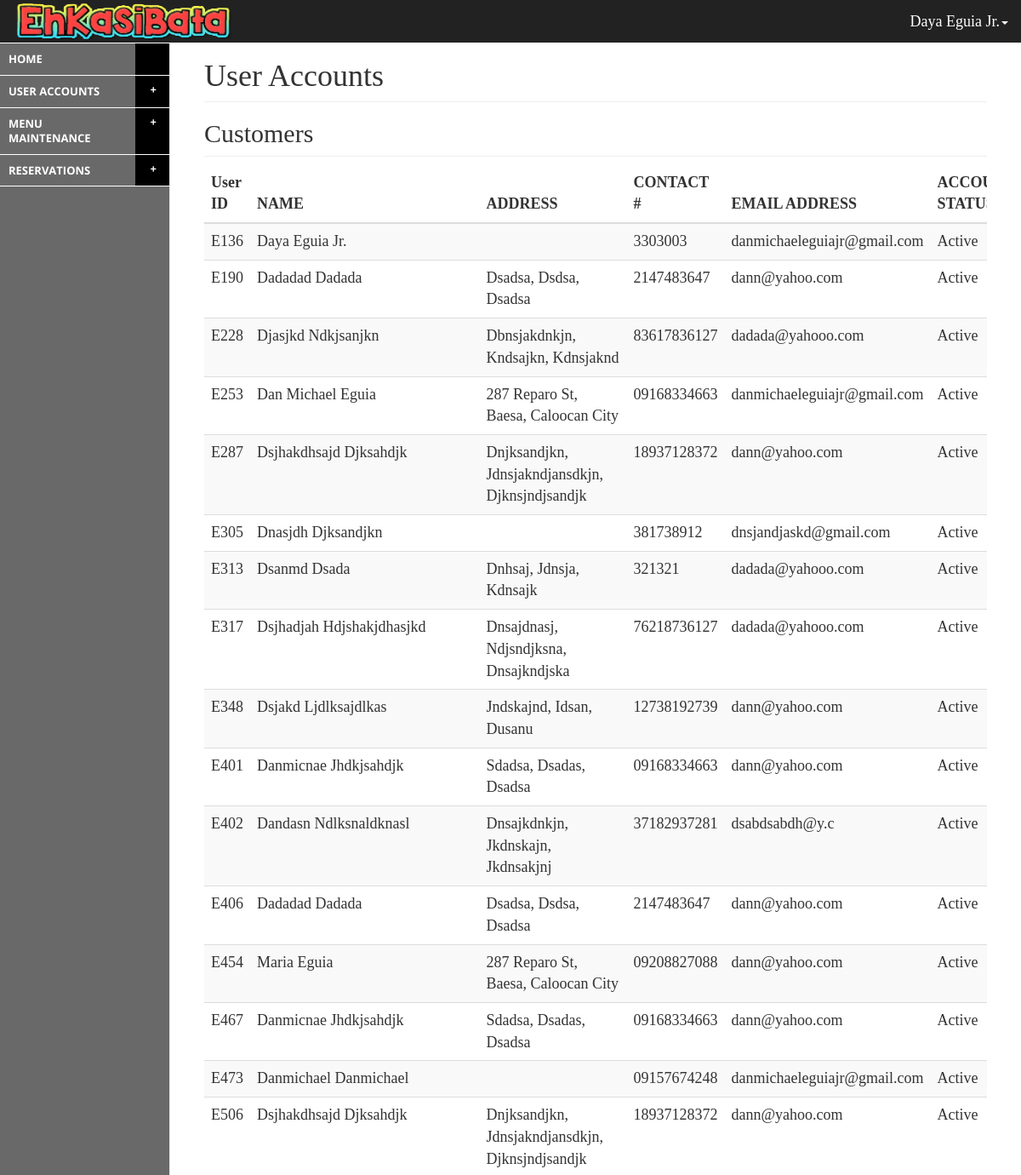
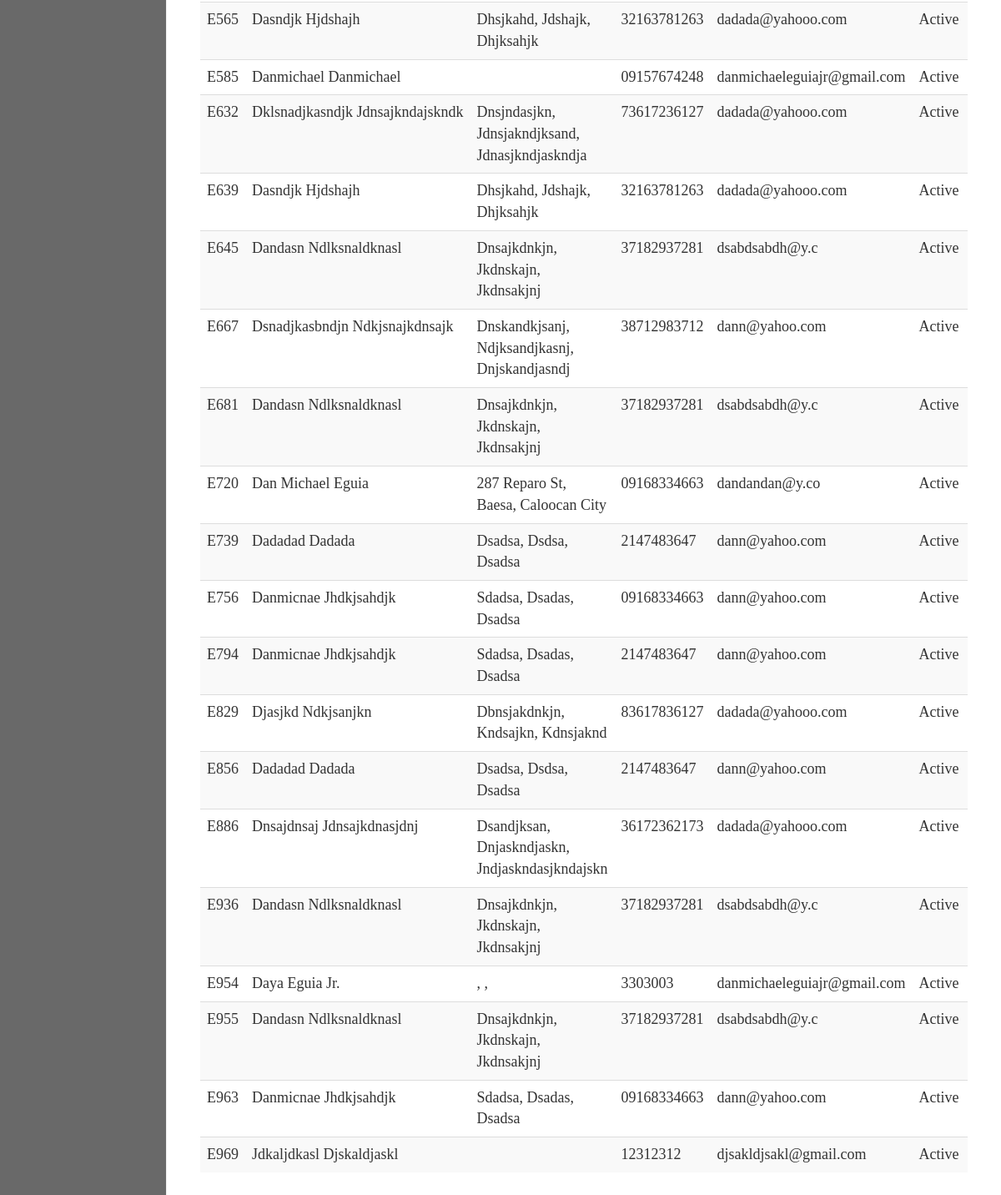
The page /Admin/User-Accounts/customers.php (signed in) on the database its author committed (2 pictures, top to bottom).
### tables this page shows
CREATE TABLE IF NOT EXISTS `users_tbl` (
  `u_id` varchar(5) NOT NULL,
  `u_fname` varchar(20) NOT NULL,
  `u_lname` varchar(20) NOT NULL,
  `u_mname` varchar(20) NOT NULL,
  `u_address` varchar(50) NOT NULL,
  `tnumber` int(12) NOT NULL,
  `mnumber` varchar(12) NOT NULL,
  `u_acc` varchar(20) NOT NULL,
  `u_pass` varchar(20) NOT NULL,
  `u_email` varchar(255) NOT NULL,
  `u_dateReg` varchar(40) NOT NULL,
  `u_timereg` varchar(10) NOT NULL,
  `u_secAns` varchar(255) NOT NULL,
  `s_id` varchar(255) NOT NULL,
  `u_status` int(2) NOT NULL,
  `u_type` varchar(5) NOT NULL
);

### Admin/User-Accounts/customers.php (the view, shortened to what this page needs)
<!DOCTYPE html>
<?php
if(isset($_SESSION['u_id'])){
$u_id = $_SESSION['u_id'];
$qry = mysql_query("SELECT * FROM users_tbl where u_id = '$u_id'");
$result = $qry;
    while($qry = mysql_fetch_array($result)){
        $fname = $qry['u_fname'];
        $lname = $qry['u_lname'];
        $fname = ucwords($fname);
        $lname = ucwords($lname);
    }
}else{
    header('location:../../index.php');
}
?>
<html lang="en">
  <head>
    <link href="../css/bootstrap.min.css" rel="stylesheet">
     <link rel="stylesheet" href="../css/styles.css">
    <link href="../dashboard.css" rel="stylesheet">
  </head>
  <body style = 'font-family:san;font-size:18px;'>
    <nav class="navbar navbar-inverse navbar-fixed-top">
      <div class="container-fluid">
        <div class="navbar-header">
          <a class="navbar-brand" href="#"><img src = '../pic/logoliit.png' style = 'height:50px; width:260px; margin-top:-15px;'></a>
        </div>
        <div class="navbar-collapse collapse">
        <ul class="nav navbar-nav navbar-right">
            <li class="dropdown">
              <a style = 'color:#fff;' href="#" class="dropdown-toggle" data-toggle="dropdown" role="button"><?php echo $fname."&nbsp".$lname; ?><span class="caret"></span></a>
            </li>
          </ul>
    </div>
      </div>
    </nav>
    <div class="container-fluid">
      <div class="row">
	  <div class="col-sm-3 col-md-2 sidebar">
        <div id='cssmenu'>
			<ul>
			<li><a href='../index.php'><span>Home</span></a></li>
			<li class='has-sub'><a href='#'><span>User Accounts</span></a>
      </li>
			<li class='has-sub'><a href='#'><span>Menu Maintenance</span></a>
			</li>
			<li class='has-sub'><a href='#'><span>Reservations</span></a>
      </li>
			</ul>
			</div>
		</div>
        <div class="col-sm-9 col-sm-offset-3 col-md-10 col-md-offset-2 main">
          <h1 class="page-header">User Accounts</h1>
          <h2 class="sub-header">Customers</h2>
          <div class="table-responsive" style = 'font-size:18px;'>
            <table class="table table-striped">
              <thead>
                <tr>
                  <th>User ID</th>
                  <th>NAME</th>
                  <th>ADDRESS</th>
                  <th>CONTACT #</th>
                  <th>EMAIL ADDRESS</th>
                  <th>ACCOUNT STATUS</th>
                </tr>
              </thead>
              <tbody>
              <?php
              $users = mysql_query("SELECT * FROM users_tbl where u_type = '0'");
              while($registered = mysql_fetch_array($users)){
                echo "<tr>";
                  echo "<td>".$registered['u_id']."</td>";
                  echo "<td>".$registered['u_fname']."&nbsp".$registered['u_lname']."</td>";
                  echo "<td>".$registered['u_address']."</td>";
                  echo "<td>".$registered['mnumber']."</td>";
                  echo "<td>".$registered['u_email']."</td>";
                  if($registered['u_status'] == "1"){
                  echo "<td>Active</td>";
                  }
                echo "</tr>";
              }
              ?>
              </tbody>
            </table>
          </div>
        </div>
      </div>
    </div>
  </body>
</html>

### Admin/css/styles.css (style rules this page uses)
#cssmenu, #cssmenu ul, #cssmenu li, #cssmenu a { margin: 0; padding: 0; border: 0; list-style: none; font-weight: normal; text-decoration: none; line-height: 1; font-family: 'Open Sans', sans-serif; font-size: 14px; position: relative; }
#cssmenu a { line-height: 1.3; }
#cssmenu { width: 100%; }
#cssmenu > ul > li > a { padding-right: 40px; font-size: 25px; font-weight: bold; display: block; background: #000000; color: #ffffff; border-bottom: 1px solid #ffffff; text-transform: uppercase; }
#cssmenu > ul > li > a > span { background: #696969; padding: 10px; display: block; font-size: 13px; font-weight: 300; font-weight: bold; }

### Admin/dashboard.css (style rules this page uses)
body { padding-top: 50px; }
.sub-header { padding-bottom: 10px; border-bottom: 1px solid #eee; }
.navbar-fixed-top { border: 0; }
.sidebar { display: none; }
@media (min-width: 768px) { .sidebar { position: fixed; top: 51px; bottom: 0; left: 0; z-index: 1000; display: block; padding: 0px; overflow-x: hidden; overflow-y: auto; background-color: #696969; border-right: 1px solid #eee; } }
.main { padding: 20px; }
@media (min-width: 768px) { .main { padding-right: 40px; padding-left: 40px; } }
.main .page-header { margin-top: 0; }

### rows shown on the page
users_tbl: u_fname "Daya", u_lname "Eguia Jr.", u_id "E954", u_address ", ,", mnumber "3303003", u_email "danmichaeleguiajr@gmail.com", u_status "Active"
users_tbl: u_id "E136", u_fname "Daya", u_lname "Eguia Jr.", mnumber "3303003", u_email "danmichaeleguiajr@gmail.com", u_status "Active"
users_tbl: u_id "E190", u_fname "Dadadad", u_lname "Dadada", u_address "Dsadsa, Dsdsa, Dsadsa", mnumber "2147483647", u_email "dann@yahoo.com", u_status "Active"
users_tbl: u_id "E228", u_fname "Djasjkd", u_lname "Ndkjsanjkn", u_address "Dbnsjakdnkjn, Kndsajkn, Kdnsjaknd", mnumber "83617836127", u_email "dadada@yahooo.com", u_status "Active"
users_tbl: u_id "E253", u_fname "Dan Michael", u_lname "Eguia", u_address "287 Reparo St, Baesa, Caloocan City", mnumber "09168334663", u_email "danmichaeleguiajr@gmail.com", u_status "Active"
users_tbl: u_id "E287", u_fname "Dsjhakdhsajd", u_lname "Djksahdjk", u_address "Dnjksandjkn, Jdnsjakndjansdkjn, Djknsjndjsandjk", mnumber "18937128372", u_email "dann@yahoo.com", u_status "Active"
users_tbl: u_id "E305", u_fname "Dnasjdh", u_lname "Djksandjkn", mnumber "381738912", u_email "dnsjandjaskd@gmail.com", u_status "Active"
users_tbl: u_id "E313", u_fname "Dsanmd", u_lname "Dsada", u_address "Dnhsaj, Jdnsja, Kdnsajk", mnumber "321321", u_email "dadada@yahooo.com", u_status "Active"
users_tbl: u_id "E317", u_fname "Dsjhadjah", u_lname "Hdjshakjdhasjkd", u_address "Dnsajdnasj, Ndjsndjksna, Dnsajkndjska", mnumber "76218736127", u_email "dadada@yahooo.com", u_status "Active"
users_tbl: u_id "E348", u_fname "Dsjakd", u_lname "Ljdlksajdlkas", u_address "Jndskajnd, Idsan, Dusanu", mnumber "12738192739", u_email "dann@yahoo.com", u_status "Active"
users_tbl: u_id "E401", u_fname "Danmicnae", u_lname "Jhdkjsahdjk", u_address "Sdadsa, Dsadas, Dsadsa", mnumber "09168334663", u_email "dann@yahoo.com", u_status "Active"
users_tbl: u_id "E402", u_fname "Dandasn", u_lname "Ndlksnaldknasl", u_address "Dnsajkdnkjn, Jkdnskajn, Jkdnsakjnj", mnumber "37182937281", u_email "dsabdsabdh@y.c", u_status "Active"
users_tbl: u_id "E406", u_fname "Dadadad", u_lname "Dadada", u_address "Dsadsa, Dsdsa, Dsadsa", mnumber "2147483647", u_email "dann@yahoo.com", u_status "Active"
users_tbl: u_id "E454", u_fname "Maria", u_lname "Eguia", u_address "287 Reparo St, Baesa, Caloocan City", mnumber "09208827088", u_email "dann@yahoo.com", u_status "Active"
users_tbl: u_id "E467", u_fname "Danmicnae", u_lname "Jhdkjsahdjk", u_address "Sdadsa, Dsadas, Dsadsa", mnumber "09168334663", u_email "dann@yahoo.com", u_status "Active"
users_tbl: u_id "E473", u_fname "Danmichael", u_lname "Danmichael", mnumber "09157674248", u_email "danmichaeleguiajr@gmail.com", u_status "Active"
users_tbl: u_id "E506", u_fname "Dsjhakdhsajd", u_lname "Djksahdjk", u_address "Dnjksandjkn, Jdnsjakndjansdkjn, Djknsjndjsandjk", mnumber "18937128372", u_email "dann@yahoo.com", u_status "Active"
users_tbl: u_id "E565", u_fname "Dasndjk", u_lname "Hjdshajh", u_address "Dhsjkahd, Jdshajk, Dhjksahjk", mnumber "32163781263", u_email "dadada@yahooo.com", u_status "Active"
users_tbl: u_id "E585", u_fname "Danmichael", u_lname "Danmichael", mnumber "09157674248", u_email "danmichaeleguiajr@gmail.com", u_status "Active"
users_tbl: u_id "E632", u_fname "Dklsnadjkasndjk", u_lname "Jdnsajkndajskndk", u_address "Dnsjndasjkn, Jdnsjakndjksand, Jdnasjkndjaskndja", mnumber "73617236127", u_email "dadada@yahooo.com", u_status "Active"
users_tbl: u_id "E639", u_fname "Dasndjk", u_lname "Hjdshajh", u_address "Dhsjkahd, Jdshajk, Dhjksahjk", mnumber "32163781263", u_email "dadada@yahooo.com", u_status "Active"
users_tbl: u_id "E645", u_fname "Dandasn", u_lname "Ndlksnaldknasl", u_address "Dnsajkdnkjn, Jkdnskajn, Jkdnsakjnj", mnumber "37182937281", u_email "dsabdsabdh@y.c", u_status "Active"
users_tbl: u_id "E667", u_fname "Dsnadjkasbndjn", u_lname "Ndkjsnajkdnsajk", u_address "Dnskandkjsanj, Ndjksandjkasnj, Dnjskandjasndj", mnumber "38712983712", u_email "dann@yahoo.com", u_status "Active"
users_tbl: u_id "E681", u_fname "Dandasn", u_lname "Ndlksnaldknasl", u_address "Dnsajkdnkjn, Jkdnskajn, Jkdnsakjnj", mnumber "37182937281", u_email "dsabdsabdh@y.c", u_status "Active"
users_tbl: u_id "E720", u_fname "Dan Michael", u_lname "Eguia", u_address "287 Reparo St, Baesa, Caloocan City", mnumber "09168334663", u_email "dandandan@y.co", u_status "Active"
users_tbl: u_id "E739", u_fname "Dadadad", u_lname "Dadada", u_address "Dsadsa, Dsdsa, Dsadsa", mnumber "2147483647", u_email "dann@yahoo.com", u_status "Active"
users_tbl: u_id "E756", u_fname "Danmicnae", u_lname "Jhdkjsahdjk", u_address "Sdadsa, Dsadas, Dsadsa", mnumber "09168334663", u_email "dann@yahoo.com", u_status "Active"
users_tbl: u_id "E794", u_fname "Danmicnae", u_lname "Jhdkjsahdjk", u_address "Sdadsa, Dsadas, Dsadsa", mnumber "2147483647", u_email "dann@yahoo.com", u_status "Active"
users_tbl: u_id "E829", u_fname "Djasjkd", u_lname "Ndkjsanjkn", u_address "Dbnsjakdnkjn, Kndsajkn, Kdnsjaknd", mnumber "83617836127", u_email "dadada@yahooo.com", u_status "Active"
users_tbl: u_id "E856", u_fname "Dadadad", u_lname "Dadada", u_address "Dsadsa, Dsdsa, Dsadsa", mnumber "2147483647", u_email "dann@yahoo.com", u_status "Active"
users_tbl: u_id "E886", u_fname "Dnsajdnsaj", u_lname "Jdnsajkdnasjdnj", u_address "Dsandjksan, Dnjaskndjaskn, Jndjaskndasjkndajskn", mnumber "36172362173", u_email "dadada@yahooo.com", u_status "Active"
users_tbl: u_id "E936", u_fname "Dandasn", u_lname "Ndlksnaldknasl", u_address "Dnsajkdnkjn, Jkdnskajn, Jkdnsakjnj", mnumber "37182937281", u_email "dsabdsabdh@y.c", u_status "Active"
users_tbl: u_id "E955", u_fname "Dandasn", u_lname "Ndlksnaldknasl", u_address "Dnsajkdnkjn, Jkdnskajn, Jkdnsakjnj", mnumber "37182937281", u_email "dsabdsabdh@y.c", u_status "Active"
users_tbl: u_id "E963", u_fname "Danmicnae", u_lname "Jhdkjsahdjk", u_address "Sdadsa, Dsadas, Dsadsa", mnumber "09168334663", u_email "dann@yahoo.com", u_status "Active"
users_tbl: u_id "E969", u_fname "Jdkaljdkasl", u_lname "Djskaldjaskl", mnumber "12312312", u_email "djsakldjsakl@gmail.com", u_status "Active"
